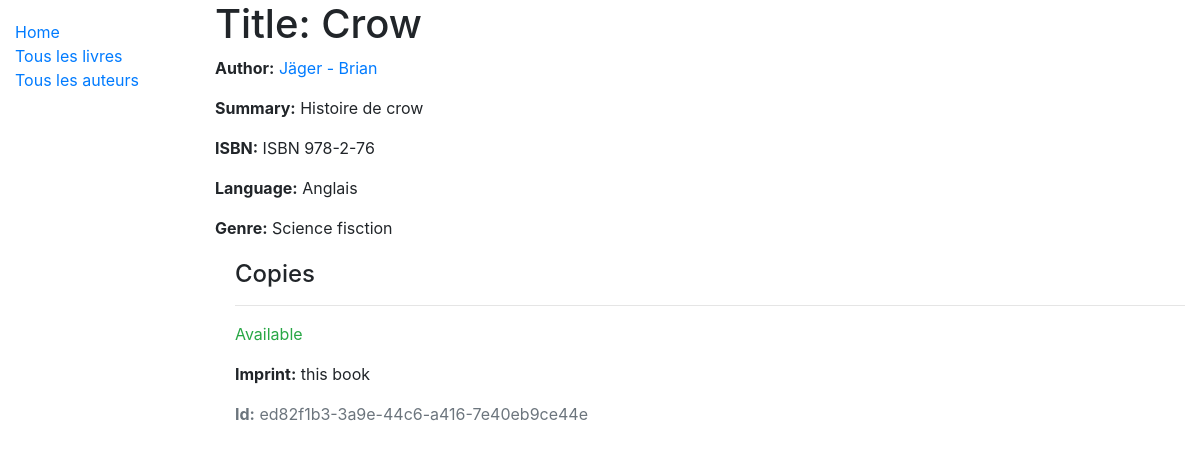
The app's page /catalog/book/1/ with its own data.
### catalog/models.py (models this page shows, shortened)
class Book(models.Model):
    title = models.CharField(max_length=200)
    author = models.ForeignKey('Author', on_delete=models.SET_NULL, null=True)
    summary = models.TextField(max_length=200, help_text='Enter a brief description of the book')
    isbn = models.CharField('ISBN', max_length=13,
                            help_text='13 Character <a href="https://www.isbn-international.org/content/what-isbn">ISBN number</a>')
    genre = models.ManyToManyField(Genre, help_text='Select a genre for this book')
    language = models.ForeignKey('Language', on_delete=models.SET_NULL, null=True)

class Author(models.Model):
    first_name = models.CharField(max_length=100)
    last_name = models.CharField(max_length=100)
    date_of_birth = models.DateField(blank=True, null=True)
    date_of_death = models.DateField('Died', blank=True, null=True)
    class Meta:
        ordering = ['last_name', 'first_name']
    def __str__(self):
        return f"{self.last_name} - {self.first_name}"

class Language(models.Model):
    name = models.CharField(max_length=200,
                            unique=True,
                            help_text="Enter the book's natural language (e.g. English, French, Japanese etc.)")
    def __str__(self):
        return self.name

class Genre(models.Model):
    name = models.CharField(max_length=200, help_text='Enter a book genre (e.g. Science Fiction)')
    def __str__(self):
        return self.name

class BookInstance(models.Model):
    id = models.UUIDField(primary_key=True, default=uuid.uuid4,
                          help_text='Unique ID for this particular book across whole library')
    book = models.ForeignKey('Book', on_delete=models.SET_NULL, null=True)
    imprint = models.CharField(max_length=200)
    due_back = models.DateField(blank=True, null=True)
    language = models.ForeignKey('Language', on_delete=models.SET_NULL, null=True)
    LOAN_STATUS = (
        ('m', 'Maintenance'),
        ('o', 'On Loan'),
        ('a', 'Available'),
        ('r', 'Reserved'),
    )
    status = models.CharField(
        max_length=1,
        choices=LOAN_STATUS,
        blank=True,
        default='m',
         help_text='Book availability',
    )
    class Meta:
        ordering = ['due_back']

### catalog/views.py (the view)
# urls.py: path('book/<int:pk>/',views.BookDetailView.as_view(), name="book-detail"),
class BookDetailView(generic.DetailView):
    model = Book
    context_object_name ='book'

### catalog/templates/catalog/book_detail.html (shortened to what this page needs)
{% extends "base_generic.html" %}
{% block content %}
  <h1>Title: {{ book.title }}</h1>
  <p><strong>Author:</strong>
    <a href="{% url 'author-detail' book.author.pk %}">{{ book.author }}</a></p>
  <p><strong>Summary:</strong> {{ book.summary }}</p>
  <p><strong>ISBN:</strong> {{ book.isbn }}</p>
  <p><strong>Language:</strong> {{ book.language }}</p>
  <p><strong>Genre:</strong> {{ book.genre.all|join:", " }}</p>
  <div style="margin-left:20px;margin-top:20px">
    <h4>Copies</h4>
    {% for copy in book.bookinstance_set.all %}
      <hr>
      <p class="{% if copy.status == 'a' %}
                    text-success
                {% elif copy.status == 'm' %}
                    text-danger
                {% else %}
                    text-warning
                {% endif %}">
        {{ copy.get_status_display }}
      </p>
      <p><strong>Imprint:</strong> {{ copy.imprint }}</p>
      <p class="text-muted"><strong>Id:</strong> {{ copy.id }}</p>
    {% endfor %}
  </div>
{% endblock %}

### records on screen
Book: title "Crow", author "Jäger - Brian", summary "Histoire de crow", isbn "ISBN 978-2-76", language "Anglais", genre.all "Science fisction"
BookInstance: status "Available", imprint "this book", id "ed82f1b3-3a9e-44c6-a416-7e40eb9ce44e"
